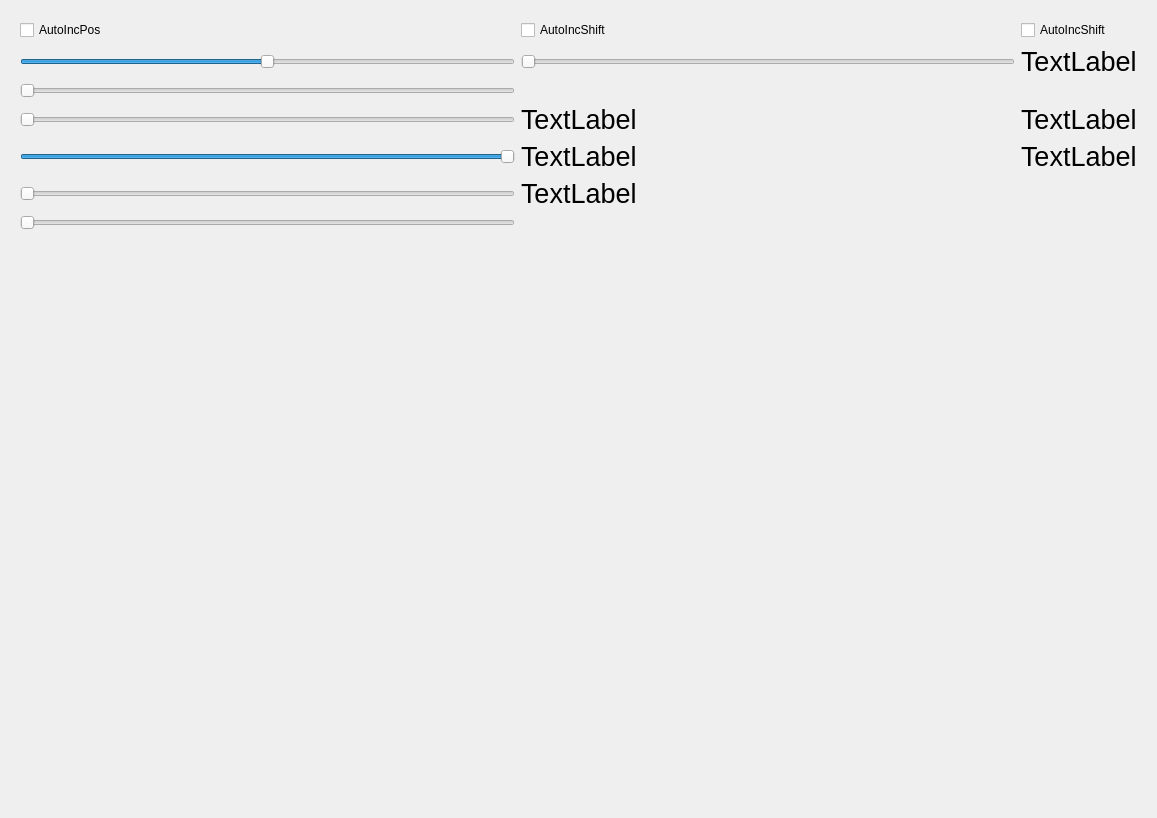
<?xml version="1.0" encoding="UTF-8"?>
<ui version="4.0">
 <class>Widget</class>
 <widget class="QWidget" name="Widget">
  <property name="geometry">
   <rect>
    <x>0</x>
    <y>0</y>
    <width>1157</width>
    <height>818</height>
   </rect>
  </property>
  <property name="windowTitle">
   <string>Widget</string>
  </property>
  <layout class="QVBoxLayout" name="verticalLayout_8">
   <item>
    <layout class="QVBoxLayout" name="verticalLayout_3">
     <item>
      <widget class="QWidget" name="widget_2" native="true">
       <layout class="QGridLayout" name="gridLayout_4">
        <item row="0" column="0">
         <layout class="QGridLayout" name="gridLayout_3">
          <item row="1" column="0">
           <widget class="QSlider" name="horizontalSlider">
            <property name="maximum">
             <number>1000</number>
            </property>
            <property name="sliderPosition">
             <number>500</number>
            </property>
            <property name="orientation">
             <enum>Qt::Horizontal</enum>
            </property>
           </widget>
          </item>
          <item row="3" column="0">
           <widget class="QSlider" name="horizontalSlider_SpanMin">
            <property name="maximum">
             <number>1000</number>
            </property>
            <property name="value">
             <number>0</number>
            </property>
            <property name="sliderPosition">
             <number>0</number>
            </property>
            <property name="orientation">
             <enum>Qt::Horizontal</enum>
            </property>
           </widget>
          </item>
          <item row="4" column="0">
           <widget class="QSlider" name="horizontalSlider_SpanMax">
            <property name="maximum">
             <number>1000</number>
            </property>
            <property name="value">
             <number>1000</number>
            </property>
            <property name="sliderPosition">
             <number>1000</number>
            </property>
            <property name="orientation">
             <enum>Qt::Horizontal</enum>
            </property>
           </widget>
          </item>
          <item row="1" column="2">
           <widget class="QLabel" name="label_2">
            <property name="font">
             <font>
              <pointsize>20</pointsize>
             </font>
            </property>
            <property name="text">
             <string>TextLabel</string>
            </property>
           </widget>
          </item>
          <item row="0" column="2">
           <widget class="QCheckBox" name="checkBox_Offset">
            <property name="text">
             <string>AutoIncShift</string>
            </property>
           </widget>
          </item>
          <item row="1" column="1">
           <widget class="QSlider" name="horizontalSlider_Speed">
            <property name="minimum">
             <number>1</number>
            </property>
            <property name="maximum">
             <number>40</number>
            </property>
            <property name="value">
             <number>1</number>
            </property>
            <property name="orientation">
             <enum>Qt::Horizontal</enum>
            </property>
           </widget>
          </item>
          <item row="6" column="0">
           <widget class="QSlider" name="horizontalSlider_ShiftSpeed">
            <property name="minimum">
             <number>1</number>
            </property>
            <property name="maximum">
             <number>10</number>
            </property>
            <property name="value">
             <number>1</number>
            </property>
            <property name="sliderPosition">
             <number>1</number>
            </property>
            <property name="orientation">
             <enum>Qt::Horizontal</enum>
            </property>
           </widget>
          </item>
          <item row="2" column="0">
           <widget class="QSlider" name="horizontalSlider_2">
            <property name="maximum">
             <number>1000</number>
            </property>
            <property name="value">
             <number>0</number>
            </property>
            <property name="sliderPosition">
             <number>0</number>
            </property>
            <property name="orientation">
             <enum>Qt::Horizontal</enum>
            </property>
           </widget>
          </item>
          <item row="0" column="1">
           <widget class="QCheckBox" name="checkBox_Shift">
            <property name="text">
             <string>AutoIncShift</string>
            </property>
           </widget>
          </item>
          <item row="5" column="0">
           <widget class="QSlider" name="horizontalSlider_SpanOffset">
            <property name="maximum">
             <number>1000</number>
            </property>
            <property name="value">
             <number>0</number>
            </property>
            <property name="sliderPosition">
             <number>0</number>
            </property>
            <property name="orientation">
             <enum>Qt::Horizontal</enum>
            </property>
           </widget>
          </item>
          <item row="0" column="0">
           <widget class="QCheckBox" name="checkBox">
            <property name="text">
             <string>AutoIncPos</string>
            </property>
           </widget>
          </item>
          <item row="4" column="1">
           <widget class="QLabel" name="label_SpanMax">
            <property name="font">
             <font>
              <pointsize>20</pointsize>
             </font>
            </property>
            <property name="text">
             <string>TextLabel</string>
            </property>
           </widget>
          </item>
          <item row="4" column="2">
           <widget class="QLabel" name="label_SpanDiff">
            <property name="font">
             <font>
              <pointsize>20</pointsize>
             </font>
            </property>
            <property name="text">
             <string>TextLabel</string>
            </property>
           </widget>
          </item>
          <item row="3" column="1">
           <widget class="QLabel" name="label_SpanMin">
            <property name="font">
             <font>
              <pointsize>20</pointsize>
             </font>
            </property>
            <property name="text">
             <string>TextLabel</string>
            </property>
           </widget>
          </item>
          <item row="5" column="1">
           <widget class="QLabel" name="label_SpanOffset">
            <property name="font">
             <font>
              <pointsize>20</pointsize>
             </font>
            </property>
            <property name="text">
             <string>TextLabel</string>
            </property>
           </widget>
          </item>
          <item row="3" column="2">
           <widget class="QLabel" name="label">
            <property name="font">
             <font>
              <pointsize>20</pointsize>
             </font>
            </property>
            <property name="text">
             <string>TextLabel</string>
            </property>
           </widget>
          </item>
         </layout>
        </item>
       </layout>
      </widget>
     </item>
     <item>
      <widget class="QWidget" name="widget_3" native="true">
       <property name="sizePolicy">
        <sizepolicy hsizetype="Expanding" vsizetype="Expanding">
         <horstretch>1</horstretch>
         <verstretch>1</verstretch>
        </sizepolicy>
       </property>
       <property name="styleSheet">
        <string notr="true"/>
       </property>
       <layout class="QVBoxLayout" name="verticalLayout_2">
        <item>
         <layout class="QVBoxLayout" name="verticalLayout_Player">
          <property name="spacing">
           <number>0</number>
          </property>
         </layout>
        </item>
       </layout>
      </widget>
     </item>
     <item>
      <widget class="QWidget" name="widget" native="true">
       <property name="sizePolicy">
        <sizepolicy hsizetype="Preferred" vsizetype="Preferred">
         <horstretch>1</horstretch>
         <verstretch>2</verstretch>
        </sizepolicy>
       </property>
       <layout class="QVBoxLayout" name="verticalLayout_7">
        <item>
         <layout class="QVBoxLayout" name="verticalLayout_Dots"/>
        </item>
       </layout>
      </widget>
     </item>
    </layout>
   </item>
  </layout>
 </widget>
 <resources/>
 <connections/>
</ui>
